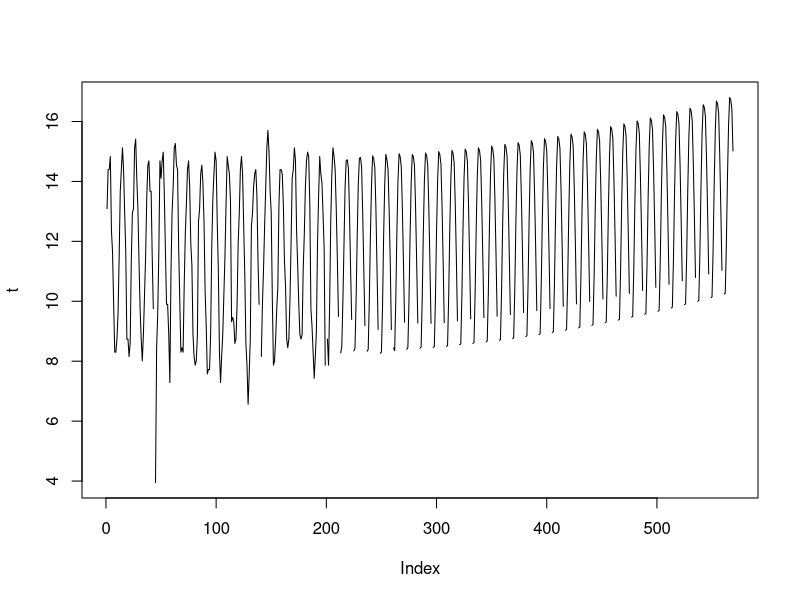

Source code (R):
## ---- chunk 1
knitr::opts_chunk$set(echo = TRUE)
## ---- chunk 2
data = read.csv("png_process/result.csv")
t = data$temperature
lst_data = length(t) + 1
for (i in 0:(30*12)) {
  year_month = lst_data + i
  print(year_month)
  t = c(t, mean(t[year_month - ((1:5) * 12)]) + 0.001 * i)
}
plot(t, type="l")
